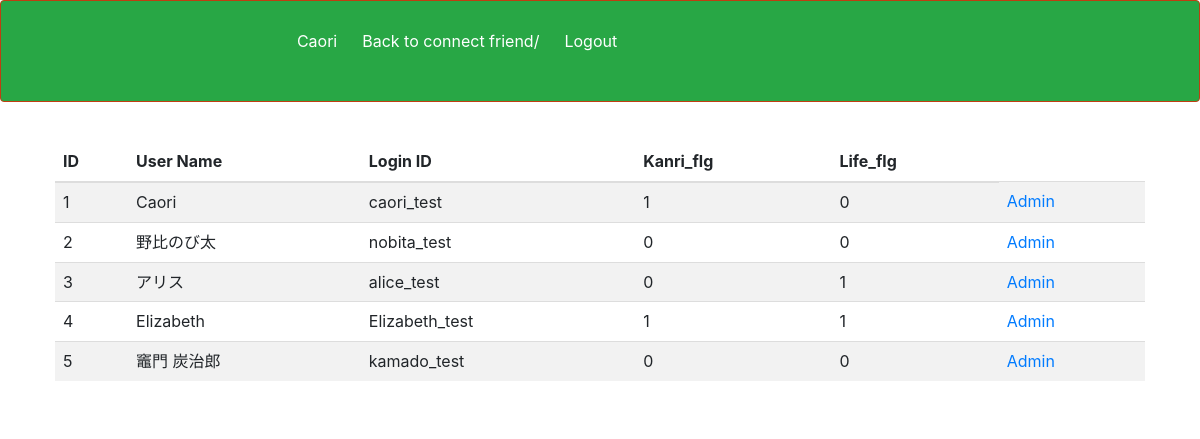
The app's page /select_user.php (signed in) with its own data.
### tables this page shows
CREATE TABLE `gs_user_table` (
  `id` int(12) NOT NULL,
  `user_name` varchar(64) NOT NULL,
  `user_id` varchar(128) NOT NULL,
  `user_pw` varchar(64) NOT NULL,
  `life_flg` int(1) NOT NULL DEFAULT '0',
  `kanri_flg` int(1) NOT NULL DEFAULT '0'
);

### funcs.php (called while the page is built, shortened)
<?php
function h($str)
{
    return htmlspecialchars($str, ENT_QUOTES);
}
?>

### select_user.php (the view, shortened to what this page needs)
<?php
include('funcs.php');
$pdo = dbConnect();
$stmt = $pdo->prepare("SELECT * FROM gs_user_table");
$status = $stmt->execute();
$view = "";
if ($status == false) {
    $error = $stmt->errorInfo();
    exit('ErrorQuery:' . print_r($error, true));
}else{
    while( $result = $stmt->fetch(PDO::FETCH_ASSOC)){
    $user_name = h($result['user_name']);
    $user_id = h($result['user_id']);
    $kanri_flg = h($result['kanri_flg']);
    $life_flg = h($result['life_flg']);
    $id = h($result['id']);
       $view .= '<tr>';
       $view .= '<td>';
       $view .= $id;
       $view .= '</td>';
       $view .= '<td>';
       $view .= $user_name;
       $view .= '</td>';
       $view .= '<td>';
       $view .= $user_id;
       $view .= '</td>';
       $view .= '<td>';
       $view .= $kanri_flg;
       $view .= '</td>';
       $view .= '<td>';
       $view .= $life_flg;
       $view .= '</td>';
       $view .= '<td>';
       $view .= '<a href="editus_view.php?id='.$result["id"].'">'."Admin".'</a>';
       $view .= '</td>';
    }
}
?>
<!DOCTYPE html>
<html lang="ja">
<head>
<link rel="stylesheet" href="css/range.css">
<link href="css/bootstrap.min.css" rel="stylesheet">
<link rel="stylesheet" href="https://stackpath.bootstrapcdn.com/bootstrap/4.5.2/css/bootstrap.min.css">
</head>
<body id="main">
<header>
    <nav class="navbar navbar-default bg-success">
    <div class="container-fluid">
        <div class="navbar-header">
        <span class="navbar-brand"><font size=3><?= $_SESSION["user_name"] ?></span>
        <a class="navbar-brand" href="select_friends.php"><font size=3>Back to connect friend/</a>
        <a class="navbar-brand" href="logout.php"><font size=3>Logout</a>
        </div>
    </div>
    </nav>
</header>
        <div class="container">
            <div class="table-responsive">
                <table class="table table-striped">
                    <thead>
                        <tr>
                            <th>ID</th>
                            <th>User Name</th>
                            <th>Login ID</th>
                            <th>Kanri_flg</th>
                            <th>Life_flg</th>
                        </tr>
                    </thead>
                <tbody>
                    <?= $view ?>
                </tbody>
                </table>
            </div>
        </div>
</body>
</html>

### select_user.php (style rules this page uses)
div { padding: 10px;font-size:16px; }

### records on screen
gs_user_table: value "1 Caori caori_test 1 0"
gs_user_table: value "2 野比のび太 nobita_test 0 0"
gs_user_table: value "3 アリス alice_test 0 1"
gs_user_table: value "4 Elizabeth Elizabeth_test 1 1"
gs_user_table: value "5 竈門 炭治郎 kamado_test 0 0"

### other values on screen
$_SESSION["user_name"] "Caori"
